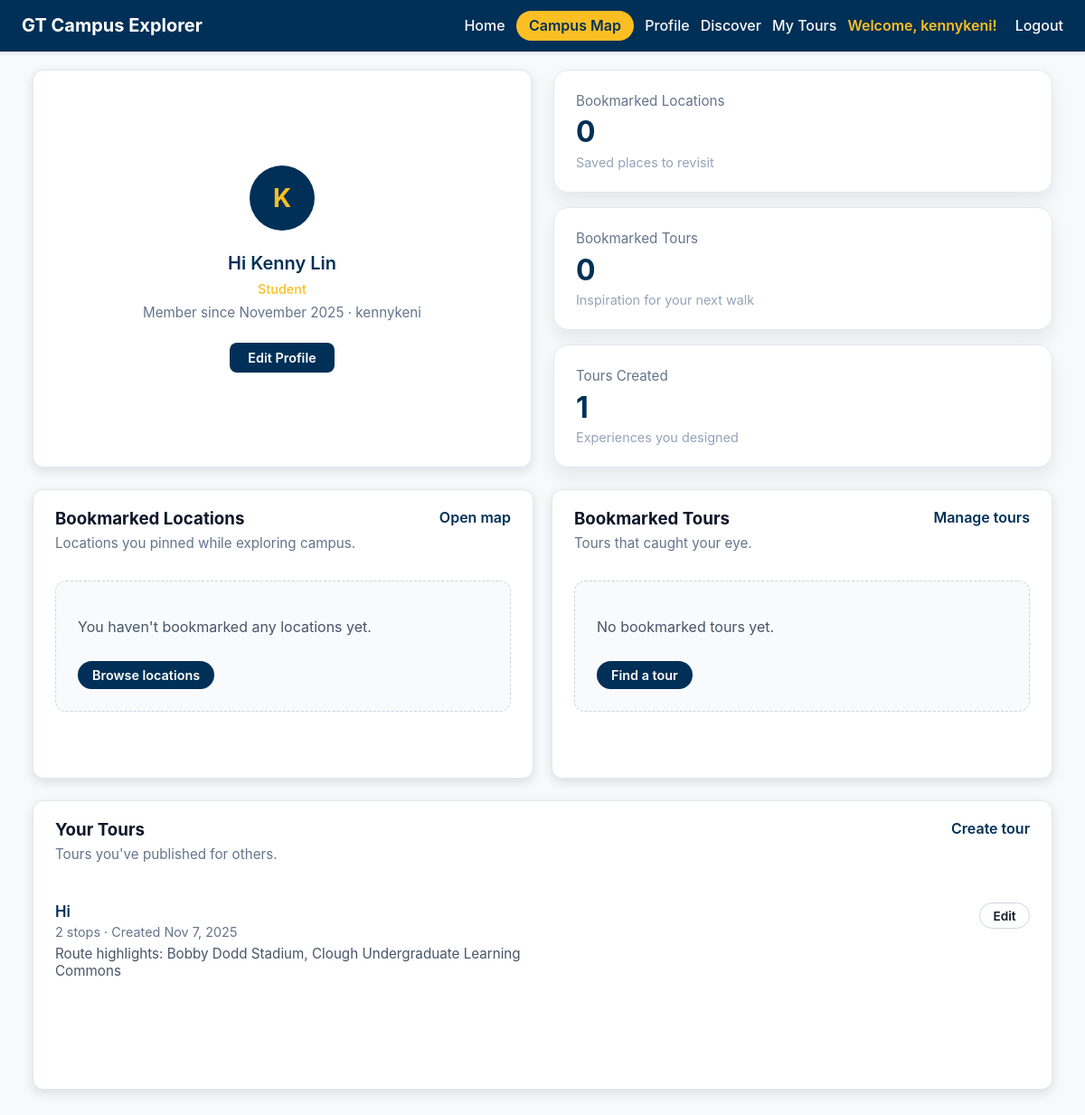
Page /accounts/profile/ (signed in) on the committed database.
### accounts/models.py (models this page shows, shortened)
class UserProfile(models.Model):
    user = models.OneToOneField(User, on_delete=models.CASCADE, related_name='profile')
    state = models.CharField(max_length=100, blank=True, null=True)
    country = models.CharField(max_length=100, default='United States')
    affiliation = models.CharField(max_length=100, blank=True, default='')
    is_private = models.BooleanField(default=False)

### campus/models.py (models this page shows, shortened)
class Tour(models.Model):
    user = models.ForeignKey(User, on_delete=models.CASCADE)
    name = models.CharField(max_length=100)
    description = models.TextField(blank=True)
    created_at = models.DateTimeField(auto_now_add=True)
    route_data = models.JSONField(
        blank=True,
        null=True,
        help_text="Cached route segments from Google Directions API"
    )
    class Meta:
        ordering = ['-created_at']

class TourStop(models.Model):
    tour = models.ForeignKey(Tour, on_delete=models.CASCADE, related_name='stops')
    location = models.ForeignKey(Location, on_delete=models.CASCADE)
    order = models.PositiveIntegerField()
    class Meta:
        ordering = ['order']
        unique_together = [['tour', 'location']]

class Location(models.Model):
    name = models.CharField(
        max_length=120,
        unique=True,
        help_text="Displayed name of the campus location.",
    )
    slug = models.SlugField(
        unique=True,
        blank=True,
        help_text="URL-friendly identifier auto-generated from the name.",
    )
    description = models.TextField(
        help_text="High-level overview that appears in campus tour content.",
    )
    historical_info = models.TextField(
        blank=True,
        null=True,
        help_text="Optional historical context or fun facts for visitors.",
    )
    latitude = models.DecimalField(
        max_digits=9,
        decimal_places=6,
        help_text="Latitude in decimal degrees (positive for north).",
    )
    longitude = models.DecimalField(
        max_digits=9,
        decimal_places=6,
        help_text="Longitude in decimal degrees (negative for west).",
    )
    address = models.CharField(
        max_length=255,
        blank=True,
        help_text="Street address or building details shown in the tour.",
    )
    category = models.CharField(
        max_length=100,
        blank=True,
        help_text="Category used for filtering (e.g., Dining, Academic).",
    )
    image_url = models.URLField(
        blank=True,
        null=True,
        help_text="Link to an external photo if one is hosted elsewhere.",
    )
    photo = models.ImageField(
        upload_to='locations/photos/',
        blank=True,
        null=True,
        help_text="Upload location photo.",
    )
    class Meta:
        ordering = ['name']

### accounts/views.py (the view)
# urls.py: path('profile/', views.profile, name='profile'),
@login_required
def profile(request):
    location_qs = (
        Bookmark.objects
        .filter(user=request.user)
        .select_related('location')
    )
    tour_qs = (
        TourBookmark.objects
        .filter(user=request.user)
        .select_related('tour')
    )
    created_tours_qs = (
        Tour.objects
        .filter(user=request.user)
        .prefetch_related('stops__location')
        .annotate(stop_total=Count('stops'))
    )
    location_bookmarks = list(location_qs)
    tour_bookmarks = list(tour_qs)
    created_tours = list(created_tours_qs)
    full_name = request.user.get_full_name().strip()
    display_name = full_name if full_name else request.user.username
    name_for_initial = request.user.first_name or request.user.username or '?'
    initial = name_for_initial[0].upper()
    user_profile, _ = UserProfile.objects.get_or_create(user=request.user)
    context = {
        'location_bookmarks': location_bookmarks,
        'tour_bookmarks': tour_bookmarks,
        'created_tours': created_tours,
        'display_name': display_name,
        'user_initial': initial,
        'location_count': len(location_bookmarks),
        'tour_bookmark_count': len(tour_bookmarks),
        'created_tour_count': len(created_tours),
        'affiliation': user_profile.affiliation,
    }
    return render(request, 'accounts/profile.html', context)

### accounts/templates/accounts/profile.html (shortened to what this page needs)
{% extends 'base.html' %}
{% load static %}
{% block extra_head %}
<link rel="stylesheet" href="{% static 'accounts/profile.css' %}">
{% endblock %}
{% block content %}
<section class="profile-page">
    <div class="profile-container">
        <div class="profile-header-stats-container">
            <div class="profile-header panel">
                <div class="profile-avatar">{{ user_initial }}</div>
                <div class="profile-header-text">
                    <p class="profile-welcome">Hi {{ display_name }}</p>
                    {% if affiliation %}
                        <p class="profile-affiliation">{{ affiliation }}</p>
                    {% endif %}
                    <p class="profile-meta">
                        Member since {{ user.date_joined|date:"F Y" }} · {{ user.username }}
                    </p>
                </div>
                <a href="{% url 'accounts:edit_profile' %}" class="profile-edit-btn">Edit Profile</a>
            </div>
            <div class="profile-summary-grid">
            <article class="profile-stat-card">
                <p class="profile-stat-label">Bookmarked Locations</p>
                <p class="profile-stat-value">{{ location_count }}</p>
                <p class="profile-stat-subtext">Saved places to revisit</p>
            </article>
            <article class="profile-stat-card">
                <p class="profile-stat-label">Bookmarked Tours</p>
                <p class="profile-stat-value">{{ tour_bookmark_count }}</p>
                <p class="profile-stat-subtext">Inspiration for your next walk</p>
            </article>
            <article class="profile-stat-card">
                <p class="profile-stat-label">Tours Created</p>
                <p class="profile-stat-value">{{ created_tour_count }}</p>
                <p class="profile-stat-subtext">Experiences you designed</p>
            </article>
        </div>
        </div>
        <div class="profile-panels-grid">
            <section class="profile-panel panel">
                <div class="profile-section-header">
                    <div>
                        <h3>Bookmarked Locations</h3>
                        <p class="profile-section-subtext">Locations you pinned while exploring campus.</p>
                    </div>
                    <a href="{% url 'campus:overview' %}" class="profile-link">Open map</a>
                </div>
                {% if location_bookmarks %}
                    <ul class="profile-list">
                        {% for bookmark in location_bookmarks %}
                            <li class="profile-list-item">
                                <div>
                                    <p class="profile-item-title">{{ bookmark.location.name }}</p>
                                    <p class="profile-item-meta">
                                        {{ bookmark.location.category|default:"Campus Location" }} ·
                                        Saved {{ bookmark.created_at|date:"M j, Y" }}
                                    </p>
                                </div>
                                <a href="{% url 'campus:location-detail' bookmark.location.slug %}" class="profile-pill-link">View</a>
                            </li>
                        {% endfor %}
                    </ul>
                {% else %}
                    <div class="profile-empty-state">
                        <p>You haven't bookmarked any locations yet.</p>
                        <a href="{% url 'campus:overview' %}" class="profile-empty-cta">Browse locations</a>
                    </div>
                {% endif %}
            </section>
            <section class="profile-panel panel">
                <div class="profile-section-header">
                    <div>
                        <h3>Bookmarked Tours</h3>
                        <p class="profile-section-subtext">Tours that caught your eye.</p>
                    </div>
                    <a href="{% url 'campus:tour-manage' %}" class="profile-link">Manage tours</a>
                </div>
                {% if tour_bookmarks %}
                    <ul class="profile-list">
                        {% for bookmark in tour_bookmarks %}
                            <li class="profile-list-item">
                                <div>
                                    <p class="profile-item-title">{{ bookmark.tour.name }}</p>
                                    <p class="profile-item-meta">
                                        Saved {{ bookmark.created_at|date:"M j, Y" }}
                                        {% if bookmark.tour.description %}
                                            · {{ bookmark.tour.description|truncatechars:80 }}
                                        {% endif %}
                                    </p>
                                </div>
                                <a href="{% url 'campus:overview' %}?tour={{ bookmark.tour.id }}" class="profile-pill-link">View</a>
                            </li>
                        {% endfor %}
                    </ul>
                {% else %}
                    <div class="profile-empty-state">
                        <p>No bookmarked tours yet.</p>
                        <a href="{% url 'campus:tour-manage' %}" class="profile-empty-cta">Find a tour</a>
                    </div>
                {% endif %}
            </section>
        </div>
        <section class="profile-panel panel">
            <div class="profile-section-header">
                <div>
                    <h3>Your Tours</h3>
                    <p class="profile-section-subtext">Tours you've published for others.</p>
                </div>
                <a href="{% url 'campus:tour-create' %}" class="profile-link">Create tour</a>
            </div>
            {% if created_tours %}
                <ul class="profile-list">
                    {% for tour in created_tours %}
                        <li class="profile-list-item">
                            <div>
                                <p class="profile-item-title">{{ tour.name }}</p>
                                <p class="profile-item-meta">
                                    {{ tour.stop_total }} stop{{ tour.stop_total|pluralize }}
                                    · Created {{ tour.created_at|date:"M j, Y" }}
                                </p>
                                {% with stops=tour.stops.all %}
                                    {% if stops %}
                                        <p class="profile-item-description">
                                            Route highlights:
                                            {% for stop in stops|slice:":3" %}
                                                {{ stop.location.name }}{% if not forloop.last %}, {% endif %}
                                            {% endfor %}
                                        </p>
                                    {% endif %}
                                {% endwith %}
                            </div>
                            <a href="{% url 'campus:tour-edit' tour.id %}" class="profile-pill-link">Edit</a>
                        </li>
                    {% endfor %}
                </ul>
            {% else %}
                <div class="profile-empty-state">
                    <p>You haven't created a tour yet.</p>
                    <a href="{% url 'campus:tour-create' %}" class="profile-empty-cta">Start building</a>
                </div>
            {% endif %}
        </section>
    </div>
</section>
{% endblock %}

### gttour/templates/base.html (shortened to what this page needs)
{% load static %}
<!DOCTYPE html>
<html lang="en">
<head>
    <link rel="stylesheet" href="{% static 'styles.css' %}">
    {% block extra_head %}{% endblock %}
</head>
    <body>
        <header class="site-header">
            <h1>GT Campus Explorer</h1>
            <nav aria-label="Primary navigation">
            {% block nav_links %}
            <a href="{% url 'home' %}" class="nav-link">Home</a>
            <a href="{% url 'campus:overview' %}" class="nav-button">Campus Map</a>
            {% if user.is_authenticated %}
                <a href="{% url 'accounts:profile' %}" class="nav-link">Profile</a>
                <a href="{% url 'accounts:discover' %}" class="nav-link">Discover</a>
                <a href="{% url 'campus:tour-manage' %}" class="nav-link">My Tours</a>
                <span class="user-info">Welcome, {{ user.username }}!</span>
                <form method="post" action="{% url 'accounts:logout' %}" style="display: inline;">
                    <button type="submit" class="nav-link logout-button">Logout</button>
                </form>
            {% else %}
                <a href="{% url 'accounts:login' %}" class="nav-link">Login</a>
                <a href="{% url 'accounts:register' %}" class="nav-link">Register</a>
            {% endif %}
            {% endblock %}
            </nav>
        </header>
        <main>
            {% block content %}{% endblock %}
    </main>
</body>
</html>

### gttour/static/styles.css (style rules this page uses)
*, *::before, *::after { box-sizing: border-box; }
html, body { height: 100%; }
body { margin: 0; font-family: "Inter", system-ui, -apple-system, BlinkMacSystemFont, "Segoe UI", sans-serif; background-color: #f8f9fb; color: #111827; min-height: 100vh; display: flex; flex-direction: column; overflow: hidden; }
.site-header { background-color: #003057; color: #fff; padding: 0.75rem 1.5rem; display: flex; align-items: center; justify-content: space-between; box-shadow: 0 2px 4px rgba(0, 0, 0, 0.1); }
.site-header nav { display: flex; align-items: center; gap: 0.75rem; }
.site-header nav .nav-link { color: #f8fafc; text-decoration: none; font-weight: 500; }
.site-header nav .logout-button { background: none; border: none; color: #f8fafc; text-decoration: none; font-weight: 500; font-size: inherit; font-family: inherit; cursor: pointer; padding: 0; }
.site-header nav .nav-button { display: inline-flex; align-items: center; justify-content: center; padding: 0.4rem 0.9rem; border-radius: 999px; background-color: #fbbf24; color: #003057; font-weight: 600; text-decoration: none; transition: background-color 0.2s ease-in-out, transform 0.2s ease-in-out; }
.site-header h1 { margin: 0; font-size: 1.25rem; }
main { flex: 1; padding: 0.75rem 1rem 1rem; display: flex; flex-direction: column; overflow: hidden; }
.panel { background-color: #fff; border-radius: 12px; box-shadow: 0 4px 12px rgba(15, 23, 42, 0.12); overflow: hidden; display: flex; flex-direction: column; min-height: 0; }
@media (max-width: 1200px) { .panel { min-height: 320px; } }
@media (max-width: 1200px) { body { overflow: auto; } }
@media (max-width: 1200px) { main { overflow: visible; } }
.user-info { color: #fbbf24; font-weight: 600; margin-right: 0.5rem; }

### rows in the picture
UserProfile: affiliation "Student"
Tour: name "Hi", stop_total "2", created_at "Nov 7, 2025"
TourStop: location.name "Bobby Dodd Stadium"
TourStop: location.name "Clough Undergraduate Learning Commons"

### other values in the picture
{{ user.username }} "kennykeni"
{{ user_initial }} "K"
{{ display_name }} "Kenny Lin"
{{ user.date_joined|date:"F Y" }} "November 2025"
{{ location_count }} "0"
{{ tour_bookmark_count }} "0"
{{ created_tour_count }} "1"
